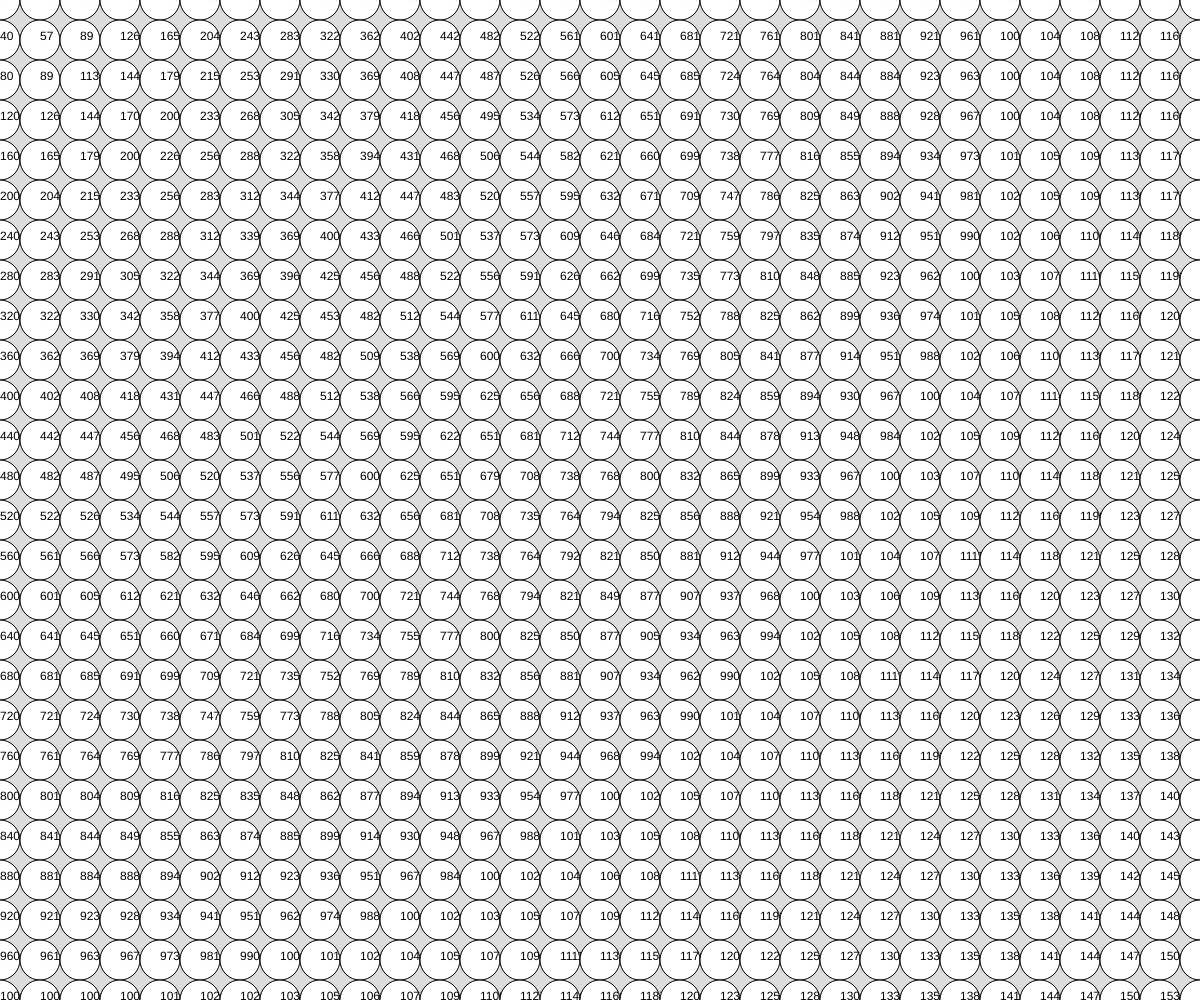
Frame 1 (no input)
Frame 60 (no input): identical to frame 1, image omitted
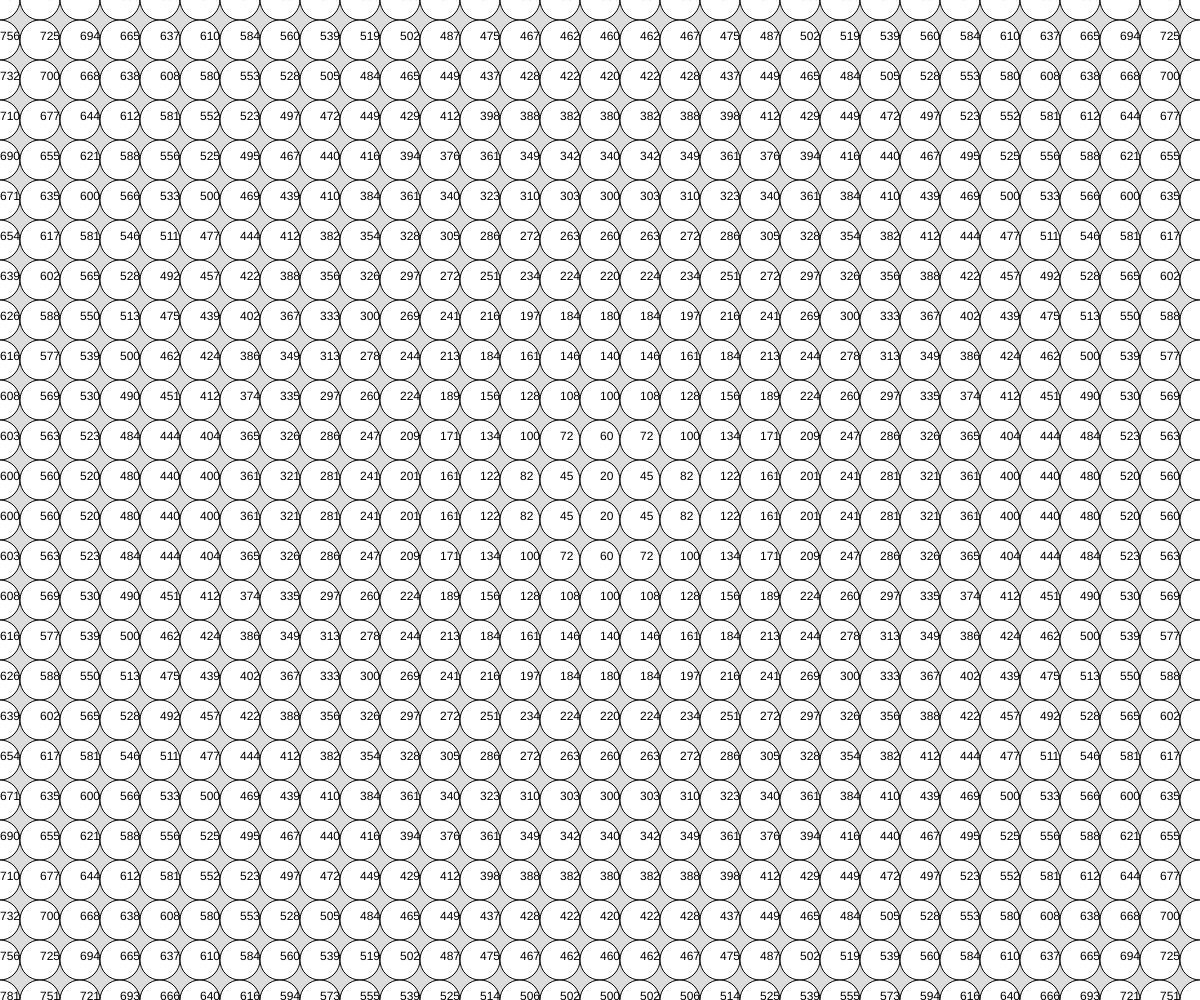
Frame 120 (the mouse pressed at the canvas centre since frame 60)

The p5.js sketch that drew these frames (run headless with seeded random() and noise() and a simulated clock; from frame 60 on, the mouse is pressed at the canvas centre):

// p5.js sketch
// ── sketch.js
// Drawing with Nested loops
// Sami
// Oct 9, 2024

let gridSpacing = 40;


function setup() {
  createCanvas(windowWidth, windowHeight);
  
}

function draw() {
  background(220);
  renderGrid();
}

function roundDist(x1, y1, x2, y2){
  let a = abs(x1 - x2);
  let b = abs(y1 - y2);
  let c = sqrt(sq(a) + sq(b));
  return round(c);
}

function renderGrid(){
  for (let x = 0; x <= width; x += gridSpacing) {
    for (let y = 0; y <= height; y += gridSpacing) {
      let d = roundDist(x, y, mouseX, mouseY);
      circle(x,y,gridSpacing)

      text(d, x, y);
    }
  }
}
